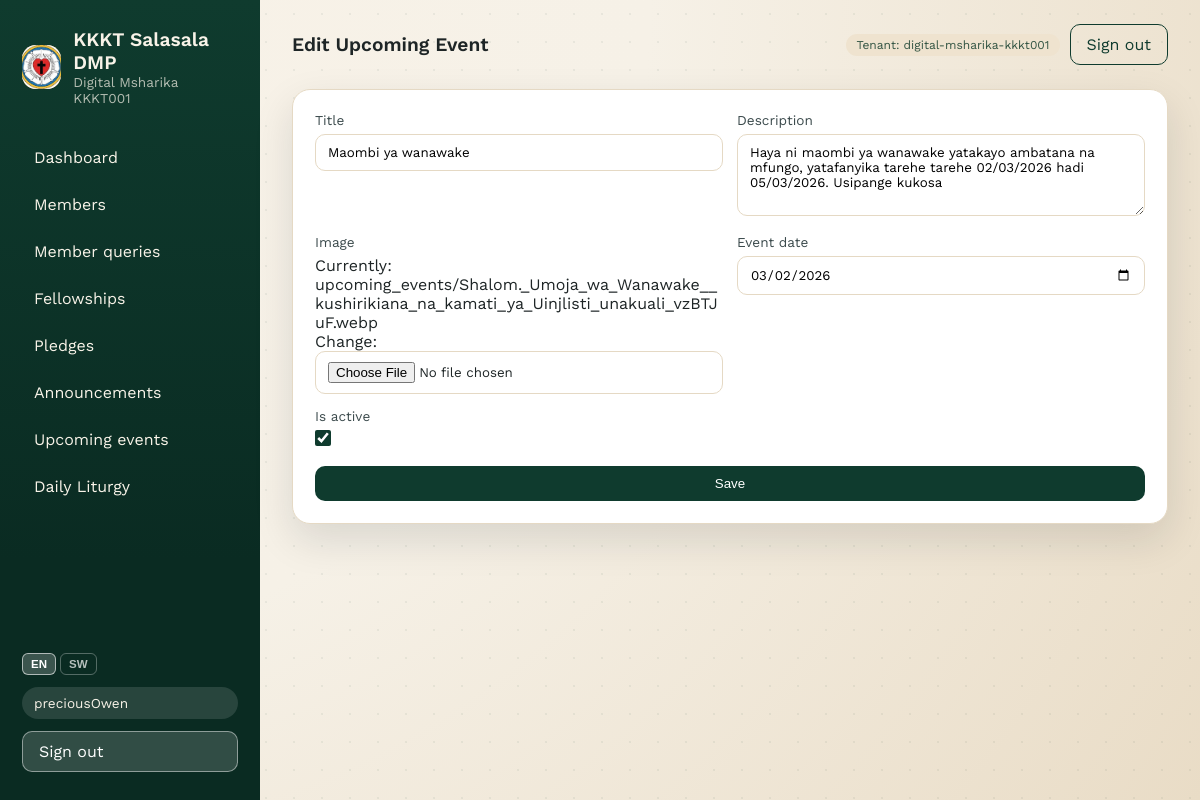
/content/upcoming-events/8/edit/ (signed in), run on the app's committed database.
### tenants/models.py (models this page shows, shortened)
class Tenant(models.Model):
	name = models.CharField(max_length=200)
	slug = models.SlugField(unique=True)
	is_active = models.BooleanField(default=True)
	created_at = models.DateTimeField(auto_now_add=True)
	class Meta:
		ordering = ["name"]

### content_app/models.py (models this page shows, shortened)
class UpcomingEvent(TenantAwareModel):
	title = models.CharField(max_length=200)
	description = models.TextField()
	image = models.ImageField(upload_to="upcoming_events/")
	event_date = models.DateField(blank=True, null=True)
	is_active = models.BooleanField(default=True)
	created_at = models.DateTimeField(auto_now_add=True)
	class Meta:
		ordering = ["event_date", "-created_at"]

### content_app/views.py (the view, shortened to what this page needs)
# urls.py: path("upcoming-events/<int:pk>/edit/", views.UpcomingEventUpdateView.as_view(), name="upcoming-event-update"),
class UpcomingEventUpdateView(TenantMixin, UpdateView):
    model = UpcomingEvent
    form_class = UpcomingEventForm
    template_name = "content_app/upcoming_event_form.html"
    success_url = reverse_lazy("content:upcoming-events")
    def get_context_data(self, **kwargs):
        ctx = super().get_context_data(**kwargs)
        ctx["title"] = "Edit Upcoming Event"
        return ctx
    def dispatch(self, request, *args, **kwargs):
        if not self.is_admin():
            raise PermissionDenied
        return super().dispatch(request, *args, **kwargs)

### content_app/forms.py
class UpcomingEventForm(forms.ModelForm):
    event_date = forms.DateField(
        required=False,
        widget=forms.DateInput(attrs={"type": "date", "class": "form-control"}),
    )
    class Meta:
        model = UpcomingEvent
        exclude = ["tenant", "created_at"]
        widgets = {
            "title": forms.TextInput(attrs={"class": "form-control"}),
            "description": forms.Textarea(attrs={"class": "form-control", "rows": 4}),
            "image": forms.ClearableFileInput(attrs={"class": "form-control"}),
            "is_active": forms.CheckboxInput(attrs={"class": "form-check-input"}),
        }

### content_app/views.py (called while the page is built)
    def get_tenant(self):
        return getattr(self.request, "tenant", None)

    def is_admin(self):
        user = self.request.user
        return user.is_superuser or user.id == 1

    def get_queryset(self):
        qs = super().get_queryset()
        tenant = self.get_tenant()
        if tenant is None:
            return qs.none()
        return qs.filter(tenant=tenant)

### tenants/context_processors.py (called while the page is built)
def pending_applications(request):
    user = getattr(request, "user", None)
    tenant = getattr(request, "tenant", None)
    if not user or not user.is_authenticated or tenant is None:
        return {"pending_applications_count": 0}
    if not (user.is_superuser or user.id == 1):
        return {"pending_applications_count": 0}
    count = MemberApplication.objects.filter(
        tenant=tenant,
        status=MemberApplication.STATUS_PENDING,
    ).count()
    return {"pending_applications_count": count}

### templates/content_app/upcoming_event_form.html (shortened to what this page needs)
{% extends 'base.html' %}
{% load i18n %}
{% block header %}{{ title|default:_('Upcoming event') }}{% endblock %}
{% block content %}
<section class="card">
    {% if user.is_superuser or user.id == 1 %}
        <form method="post" class="form" enctype="multipart/form-data">
            <div class="form-grid">
                {% for field in form %}
                    <label>
                        <span>{{ field.label }}</span>
                        {{ field }}
                    </label>
                {% endfor %}
            </div>
            <button class="btn" type="submit">{% trans "Save" %}</button>
        </form>
    {% else %}
        <p class="muted">{% trans "You do not have permission to edit upcoming events." %}</p>
    {% endif %}
</section>
{% endblock %}

### templates/base.html (shortened to what this page needs)
{% load static i18n %}
{% get_current_language as LANGUAGE_CODE %}
<!DOCTYPE html>
<html lang="{{ LANGUAGE_CODE }}">
<head>
    <link rel="stylesheet" href="{% static 'css/app.css' %}" />
</head>
<body>
    <div class="page">
        {% if not hide_sidebar %}
        <aside class="sidebar" id="sidebar">
            <div class="brand">
                <div class="brand-mark">
                    <img src="/media/logo/kkkt-logo.jpg" alt="KKKT Salasala DMP logo" />
                </div>
                <div>
                    <div class="brand-title">KKKT Salasala DMP</div>
                    {% if request.tenant %}
                        <div class="brand-sub">{{ request.tenant.name }}</div>
                    {% endif %}
                </div>
            </div>
            <nav class="nav">
                {% if user.is_authenticated and user.is_superuser or user.is_authenticated and user.id == 1 %}
                    <a href="{% url 'home' %}">{% trans "Dashboard" %}</a>
                    <a href="{% url 'members:list' %}">{% trans "Members" %}</a>
                    <a href="{% url 'members:applications' %}">
                        {% trans "Member queries" %}
                    </a>
                    <a href="{% url 'fellowships:list' %}">{% trans "Fellowships" %}</a>
                    <a href="{% url 'pledges:list' %}">{% trans "Pledges" %}</a>
                    <a href="{% url 'content:announcements' %}">{% trans "Announcements" %}</a>
                    <a href="{% url 'content:upcoming-events' %}">{% trans "Upcoming events" %}</a>
                    <a href="{% url 'content:liturgy' %}">{% trans "Daily Liturgy" %}</a>
                {% endif %}
            </nav>
            <div class="sidebar-footer">
                <form action="{% url 'set_language' %}" method="post" class="lang-sw">
                    <button name="language" value="en" type="submit" class="lang-btn{% if LANGUAGE_CODE == 'en' %} active{% endif %}">EN</button>
                    <button name="language" value="sw" type="submit" class="lang-btn{% if LANGUAGE_CODE == 'sw' %} active{% endif %}">SW</button>
                </form>
                {% if user.is_authenticated %}
                    <div class="user-pill">{{ user.username }}</div>
                    <a class="btn ghost" href="{% url 'logout' %}">{% trans "Sign out" %}</a>
                {% else %}
                    <a class="btn" href="{% url 'login' %}">{% trans "Sign in" %}</a>
                {% endif %}
            </div>
        </aside>
        {% endif %}
        <div class="content">
            <header class="topbar">
                <div class="topbar-title">{% block header %}{% trans "Welcome" %}{% endblock %}</div>
                <div class="topbar-actions">
                    {% if request.tenant %}
                        <span class="badge">{% trans "Tenant" %}: {{ request.tenant.slug }}</span>
                    {% endif %}
                    {% if user.is_authenticated %}
                        <a class="btn ghost" href="{% url 'logout' %}">{% trans "Sign out" %}</a>
                    {% endif %}
                </div>
            </header>
            <main class="main">
                {% block content %}{% endblock %}
            </main>
        </div>
    </div>
</body>
</html>

### static/css/app.css (style rules this page uses)
:root { --ink: #1e2526; --ink-soft: #3b4a4c; --parchment: #f6f1e7; --sand: #efe3cf; --forest: #0f3b2e; --olive: #325443; --gold: #c7a35b; --rose: #f4d7c9; --card: #ffffff; --border: #e5d9c4; --shadow: 0 16px 40px rgba(18, 28, 29, 0.12); }
* { box-sizing: border-box; }
img, video, iframe { max-width: 100%; height: auto; }
body { margin: 0; font-family: "Work Sans", "Segoe UI", sans-serif; color: var(--ink); background: radial-gradient(circle at top left, #f8f2e8 0%, var(--parchment) 45%, #e9dcc6 100%); min-height: 100vh; }
body::before { content: ""; position: fixed; inset: 0; background-image: radial-gradient(rgba(15, 59, 46, 0.06) 1px, transparent 0); background-size: 28px 28px; pointer-events: none; z-index: 0; }
a { color: inherit; text-decoration: none; }
.page { display: flex; min-height: 100vh; position: relative; z-index: 1; width: 100%; max-width: 100vw; overflow-x: hidden; }
.sidebar { width: 260px; background: linear-gradient(180deg, var(--forest), #0a2b22 70%); color: #f8f3e8; padding: 28px 22px; display: flex; flex-direction: column; gap: 32px; }
.brand { display: flex; gap: 12px; align-items: center; }
.brand-mark { width: 44px; height: 44px; border-radius: 14px; background: var(--gold); color: #231b0f; font-weight: 700; display: grid; place-items: center; overflow: hidden; }
.brand-mark img { width: 100%; height: 100%; object-fit: cover; display: block; }
.brand-title { font-size: 1.2rem; font-weight: 600; }
.brand-sub { font-size: 0.85rem; opacity: 0.7; }
.nav { display: flex; flex-direction: column; gap: 8px; }
.nav a { padding: 10px 12px; border-radius: 12px; transition: all 0.2s ease; }
.sidebar-footer { margin-top: auto; display: flex; flex-direction: column; gap: 12px; }
.user-pill { background: rgba(255, 255, 255, 0.12); padding: 8px 12px; border-radius: 999px; font-size: 0.85rem; }
.content { flex: 1; padding: 24px 32px 48px; min-width: 0; max-width: 100%; }
.topbar { display: flex; align-items: center; justify-content: space-between; gap: 16px; margin-bottom: 24px; }
.topbar-title { font-size: 1.2rem; font-weight: 600; }
.topbar-actions { display: flex; align-items: center; gap: 10px; flex-wrap: wrap; justify-content: flex-end; }
.main { display: flex; flex-direction: column; gap: 24px; }
.card { background: var(--card); border-radius: 18px; padding: 22px; border: 1px solid var(--border); box-shadow: var(--shadow); overflow-wrap: anywhere; }
.badge { background: var(--sand); color: var(--olive); padding: 4px 10px; border-radius: 999px; font-size: 0.75rem; }
.btn { background: var(--forest); color: #fff; padding: 10px 16px; border-radius: 10px; border: none; cursor: pointer; display: inline-block; transition: transform 0.2s ease, box-shadow 0.2s ease; }
.btn.ghost { background: transparent; color: var(--forest); border: 1px solid var(--forest); }
.sidebar .btn.ghost { background: rgba(255, 255, 255, 0.16); color: #fff; border-color: rgba(255, 255, 255, 0.45); }
.form { display: flex; flex-direction: column; gap: 16px; }
.form-grid { display: grid; gap: 14px; grid-template-columns: repeat(2, minmax(220px, 1fr)); }
.checkbox-grid input[type="checkbox"], .form-grid input[type="checkbox"] { width: 16px; height: 16px; padding: 0; margin: 0; accent-color: var(--forest); }
.form-grid label input[type="checkbox"] { align-self: flex-start; }
label span { display: block; font-size: 0.85rem; margin-bottom: 6px; color: var(--ink-soft); }
input, select, textarea { width: 100%; padding: 10px 12px; border-radius: 10px; border: 1px solid var(--border); background: #fff; font-family: inherit; }

### templates/base.html (style rules this page uses)
.lang-sw { display:flex; gap:4px; }
.lang-btn { background:transparent; border:1px solid rgba(255,255,255,.3); color:rgba(255,255,255,.7); border-radius:6px; padding:4px 8px; font-size:.72rem; font-weight:600; cursor:pointer; transition:all .2s; }
.lang-btn:hover, .lang-btn.active { background:rgba(255,255,255,.2); color:#fff; border-color:rgba(255,255,255,.6); }

### data on the page
Tenant: tenant.name "Digital Msharika KKKT001", tenant.slug "digital-msharika-kkkt001"
UpcomingEvent: form "Maombi ya wanawake" "Haya ni maombi ya wanawake yatakayo ambatana na mfungo, yatafanyika tarehe tarehe 02/03/2026 hadi 05/03/2026. Usipange kukosa" "03/02/2026" "☑"

### other printed values
{{ user.username }} "preciousOwen"
{{ title|default:_('Upcoming event') }} "Edit Upcoming Event"
{{ field.label }} "Title" "Description" "Image" "Event date" "Is active"
